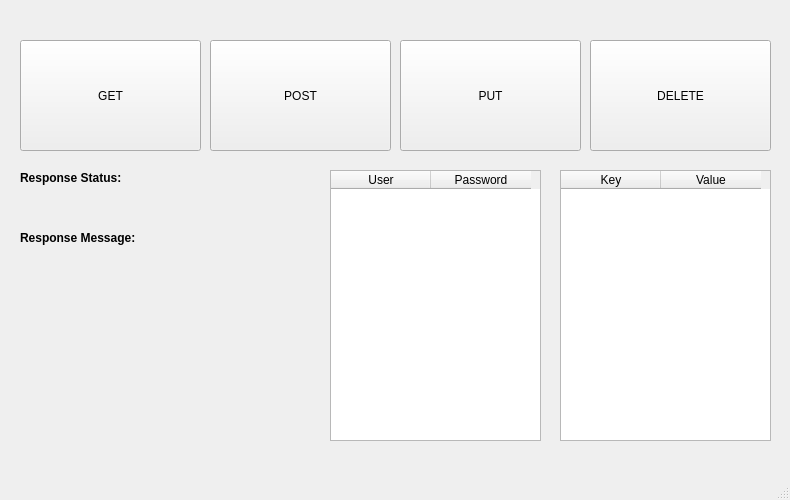
<?xml version="1.0" encoding="UTF-8"?>
<ui version="4.0">
 <class>MainWindow</class>
 <widget class="QMainWindow" name="MainWindow">
  <property name="geometry">
   <rect>
    <x>0</x>
    <y>0</y>
    <width>790</width>
    <height>500</height>
   </rect>
  </property>
  <property name="windowTitle">
   <string>MainWindow</string>
  </property>
  <widget class="QWidget" name="centralwidget">
   <widget class="QPushButton" name="pushButton">
    <property name="geometry">
     <rect>
      <x>20</x>
      <y>40</y>
      <width>181</width>
      <height>111</height>
     </rect>
    </property>
    <property name="text">
     <string>GET</string>
    </property>
   </widget>
   <widget class="QPushButton" name="pushButton_2">
    <property name="geometry">
     <rect>
      <x>210</x>
      <y>40</y>
      <width>181</width>
      <height>111</height>
     </rect>
    </property>
    <property name="text">
     <string>POST</string>
    </property>
   </widget>
   <widget class="QPushButton" name="pushButton_3">
    <property name="geometry">
     <rect>
      <x>400</x>
      <y>40</y>
      <width>181</width>
      <height>111</height>
     </rect>
    </property>
    <property name="text">
     <string>PUT</string>
    </property>
   </widget>
   <widget class="QPushButton" name="pushButton_4">
    <property name="geometry">
     <rect>
      <x>590</x>
      <y>40</y>
      <width>181</width>
      <height>111</height>
     </rect>
    </property>
    <property name="text">
     <string>DELETE</string>
    </property>
   </widget>
   <widget class="QTableWidget" name="tableWidget">
    <property name="enabled">
     <bool>true</bool>
    </property>
    <property name="geometry">
     <rect>
      <x>560</x>
      <y>170</y>
      <width>211</width>
      <height>271</height>
     </rect>
    </property>
    <property name="rowCount">
     <number>0</number>
    </property>
    <column>
     <property name="text">
      <string>Key</string>
     </property>
    </column>
    <column>
     <property name="text">
      <string>Value</string>
     </property>
    </column>
   </widget>
   <widget class="QLabel" name="response_stat_title">
    <property name="geometry">
     <rect>
      <x>20</x>
      <y>170</y>
      <width>121</width>
      <height>17</height>
     </rect>
    </property>
    <property name="text">
     <string>&lt;html&gt;&lt;head/&gt;&lt;body&gt;&lt;p&gt;&lt;span style=&quot; font-weight:600;&quot;&gt;Response Status:&lt;/span&gt;&lt;/p&gt;&lt;/body&gt;&lt;/html&gt;</string>
    </property>
   </widget>
   <widget class="QLabel" name="response_stat">
    <property name="geometry">
     <rect>
      <x>20</x>
      <y>190</y>
      <width>111</width>
      <height>21</height>
     </rect>
    </property>
    <property name="text">
     <string/>
    </property>
   </widget>
   <widget class="QLabel" name="response_message_title">
    <property name="geometry">
     <rect>
      <x>20</x>
      <y>230</y>
      <width>141</width>
      <height>17</height>
     </rect>
    </property>
    <property name="text">
     <string>&lt;html&gt;&lt;head/&gt;&lt;body&gt;&lt;p&gt;&lt;span style=&quot; font-weight:600;&quot;&gt;Response Message:&lt;/span&gt;&lt;/p&gt;&lt;/body&gt;&lt;/html&gt;</string>
    </property>
   </widget>
   <widget class="QLabel" name="response_message_1">
    <property name="geometry">
     <rect>
      <x>20</x>
      <y>250</y>
      <width>291</width>
      <height>21</height>
     </rect>
    </property>
    <property name="text">
     <string/>
    </property>
   </widget>
   <widget class="QTableWidget" name="tableWidget_2">
    <property name="enabled">
     <bool>true</bool>
    </property>
    <property name="geometry">
     <rect>
      <x>330</x>
      <y>170</y>
      <width>211</width>
      <height>271</height>
     </rect>
    </property>
    <property name="rowCount">
     <number>0</number>
    </property>
    <column>
     <property name="text">
      <string>User</string>
     </property>
    </column>
    <column>
     <property name="text">
      <string>Password</string>
     </property>
    </column>
   </widget>
   <widget class="QLabel" name="response_message_2">
    <property name="geometry">
     <rect>
      <x>20</x>
      <y>270</y>
      <width>291</width>
      <height>21</height>
     </rect>
    </property>
    <property name="text">
     <string/>
    </property>
   </widget>
  </widget>
  <widget class="QMenuBar" name="menubar">
   <property name="geometry">
    <rect>
     <x>0</x>
     <y>0</y>
     <width>790</width>
     <height>22</height>
    </rect>
   </property>
  </widget>
  <widget class="QStatusBar" name="statusbar"/>
 </widget>
 <resources/>
 <connections/>
</ui>
